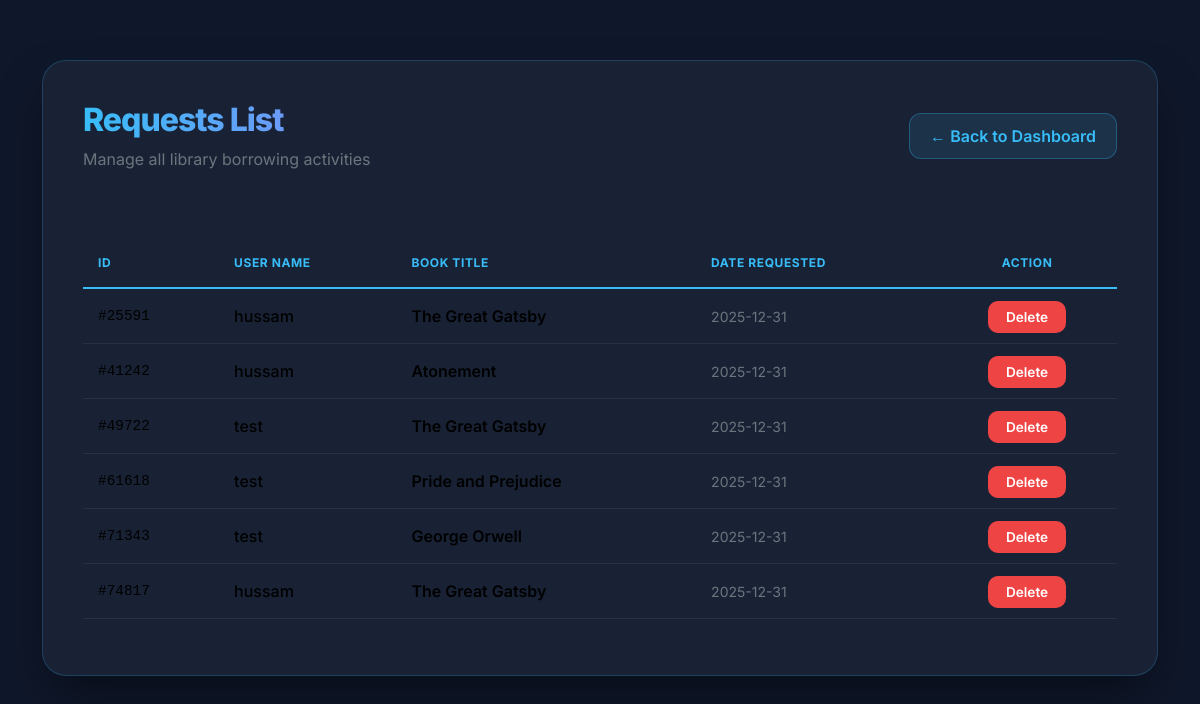
The page /Metaphor.php (signed in) on the database its author committed.
### tables this page shows
CREATE TABLE `metaphor1` (
  `mnumber` int(11) NOT NULL,
  `bnumber` int(11) NOT NULL,
  `msname` varchar(20) NOT NULL,
  `mbname` varchar(20) NOT NULL,
  `mtime` date NOT NULL,
  `snum` int(11) NOT NULL
);

CREATE TABLE `user` (
  `snum` int(11) NOT NULL,
  `sname` varchar(20) NOT NULL,
  `simg` varchar(20) NOT NULL,
  `Email` varchar(20) NOT NULL,
  `spass` varchar(255) DEFAULT NULL,
  `uname` varchar(20) NOT NULL,
  `role` varchar(20) DEFAULT 'user'
);

### Metaphor.php (the view, shortened to what this page needs)
<?php
include("library.php");
$role = $_SESSION['role'];
$back_page = ($role == 'admin') ? "admin_page.php" : "user_page.php";
$sql = "SELECT m.mnumber, u.sname, m.mbname, m.mtime
        FROM metaphor1 m
        LEFT JOIN user u ON m.snum = u.snum";
$sql .= " ORDER BY m.mtime DESC";
$result = mysqli_query($conn, $sql);
?>
<!DOCTYPE html>
<html lang="en">
<head>
    <link href="https://cdn.jsdelivr.net/npm/bootstrap@5.3.2/dist/css/bootstrap.min.css" rel="stylesheet">
</head>
<body>
<div class="container">
    <div class="main-card">
        <div class="d-flex justify-content-between align-items-center mb-5">
            <div>
                <h2>Requests List</h2>
                <p class="text-secondary mb-0">Manage all library borrowing activities</p>
            </div>
            <a href="<?php echo $back_page; ?>" class="btn-back">
                &larr; Back to Dashboard
            </a>
        </div>
        <div class="table-responsive">
            <table class="table align-middle">
                <thead>
                    <tr>
                        <th>ID</th>
                        <th>User Name</th>
                        <th>Book Title</th>
                        <th>Date Requested</th>
                        <th class="text-center">Action</th>
                    </tr>
                </thead>
                <tbody>
                    <?php
                    if (mysqli_num_rows($result) > 0) {
                        while($row = mysqli_fetch_assoc($result)) { ?>
                        <tr>
                            <td class="request-id">#<?php echo $row['mnumber']; ?></td>
                            <td>
                                <div class="d-flex align-items-center">
                                    <span class="fw-medium"><?php echo $row['sname'] ?? 'Unknown User'; ?></span>
                                </div>
                            </td>
                            <td class="book-title"><?php echo $row['mbname']; ?></td>
                            <td>
                                <span class="text-secondary small"><?php echo $row['mtime']; ?></span>
                            </td>
                            <td class="text-center">
                                <a href="Deleter.php?id=<?php echo $row['mnumber']; ?>"
                                   class="btn-delete"
                                   onclick="return confirm('Are you sure you want to remove this record?')">
                                   Delete
                                </a>
                            </td>
                        </tr>
                    <?php }
                    } ?>
                </tbody>
            </table>
        </div>
    </div>
</div>
</body>
</html>

### Metaphor.php (style rules this page uses)
body { background: #0f172a; color: #f8fafc; font-family: 'Inter', sans-serif; padding-top: 60px; padding-bottom: 60px; }
.main-card { background: rgba(30, 41, 59, 0.7); backdrop-filter: blur(10px); padding: 40px; border-radius: 24px; border: 1px solid rgba(56, 189, 248, 0.2); box-shadow: 0 25px 50px -12px rgba(0, 0, 0, 0.5); }
h2 { font-weight: 800; letter-spacing: -1px; background: linear-gradient(to right, #38bdf8, #818cf8); -webkit-background-clip: text; -webkit-text-fill-color: transparent; }
.table { --bs-table-bg: transparent; color: #e2e8f0; border-color: #334155; margin-top: 20px; }
.table thead th { border-bottom: 2px solid #38bdf8; color: #38bdf8; text-transform: uppercase; font-size: 0.75rem; letter-spacing: 0.05em; padding: 15px; }
.table tbody td { padding: 15px; border-bottom: 1px solid rgba(51, 65, 85, 0.5); }
.btn-back { background: rgba(56, 189, 248, 0.1); color: #38bdf8; border: 1px solid rgba(56, 189, 248, 0.3); border-radius: 12px; font-weight: 600; transition: all 0.3s ease; text-decoration: none; padding: 10px 20px; }
.btn-delete { background: #ef4444; border: none; color: white; font-weight: 600; padding: 8px 18px; border-radius: 10px; transition: 0.3s; text-decoration: none; font-size: 0.85rem; }
.request-id { color: #94a3b8; font-family: monospace; font-size: 0.9rem; }
.book-title { color: #f8fafc; font-weight: 600; }

### rows shown on the page
metaphor1: mnumber "25591", snum.sname "hussam", mbname "The Great Gatsby", mtime "2025-12-31"
metaphor1: mnumber "41242", snum.sname "hussam", mbname "Atonement", mtime "2025-12-31"
metaphor1: mnumber "49722", snum.sname "test", mbname "The Great Gatsby", mtime "2025-12-31"
metaphor1: mnumber "61618", snum.sname "test", mbname "Pride and Prejudice", mtime "2025-12-31"
metaphor1: mnumber "71343", snum.sname "test", mbname "George Orwell", mtime "2025-12-31"
metaphor1: mnumber "74817", snum.sname "hussam", mbname "The Great Gatsby", mtime "2025-12-31"
